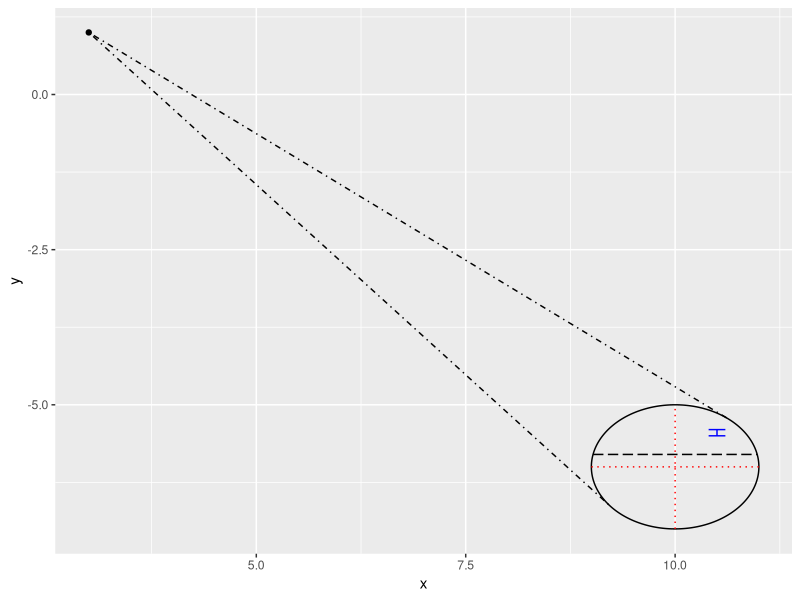

Reproduce this figure in R.
library(ggforce)
geomp <- ggplot()
geom_magnify <- function(obj,x,y,x0,y0,r,X,ymin,ymax,h) {
  
  ## Transformation Variables (from the origin) ##
  x1 = x - x0
  y1 = y - y0
  
  ## Tangent Points 1 & 2 (At the origin) ##
  a1 = (2*x1*r^2 + sqrt(4*x1^2*r^4-4*(x1^2+y1^2)
                        *(r^4-r^2*y1^2)))/(2*(x1^2+y1^2))
  b1 = (r^2-a1*x1)/y1
  
  a2 = (2*x1*r^2 - sqrt(4*x1^2*r^4-4*(x1^2+y1^2)
                        *(r^4-r^2*y1^2)))/(2*(x1^2+y1^2))
  b2 = (r^2-a2*x1)/y1
  
  c1 = x0 - sqrt(r^2 - h^2)
  c2 = x0 + sqrt(r^2 - h^2)
  
  dt1<-data.frame( x = x, y = y, x1 = x1, x0 = x0, y1 = y1, y0 = y0,
                   r = r, a1 = a1, a2 = a2, b1 = b1, b2 = b2, X=X, 
                   ymin=ymin, ymax=ymax, h=h, c1=c1, c2=c2)
  
  ### Starting Point ###
  obj + layer(geom="point",
              data =dt1, 
              mapping = aes(x = x, y = y), 
              stat = "identity", 
              position = "identity") +
    
    ### Circle ###
    geom_circle(data=dt1,
                mapping = aes(x0=x0, y0=y0, r=r),
                linetype=1)  + 
    
    ### Left Segment ###
    geom_segment(data = dt1, 
          mapping = aes(x=x,y=y,xend=a1+x0,yend=b1+y0),
          linetype=4) +
    
    ### Right Segment ###
    geom_segment(data = dt1, 
          mapping = aes(x=x,y=y,xend=a2+x0,yend=b2+y0), 
          linetype=4) +
    
    ### Horizontal Segment ###
    geom_segment(data = dt1, 
          mapping = aes(x=x0-r,y=y0,xend=x0+r,yend=y0), 
          linetype = 3,
          color="red") +
    
    ### Vertical Segment ###
    geom_segment(data = dt1, 
          mapping = aes(x=x0,y=y0-r,xend=x0,yend=y0+r), 
          linetype = 3,
          color="red")  +   
    
  geom_errorbar(data=dt1,
                mapping = aes(x=X+x0,ymin=ymin+y0,ymax=ymax+y0),
                width=0.2,
                color="blue") + 
    geom_segment(data=dt1,
                 mapping = aes(x=c1,y=y0+h,xend=c2,yend=y0+h),
                 linetype=5)
  


}

geom_magnify(geomp,x = 3, y = 1, x0 = 10, y0 = -6, r=1, X=.5, ymin=0.5,ymax=0.6,h=0.2)





